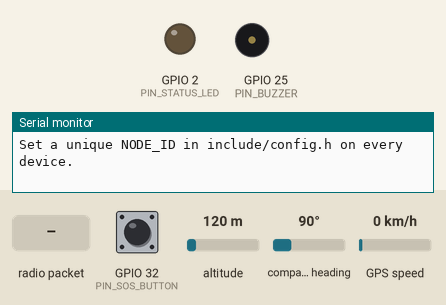
Bench run of a sketch on a simulated ESP32. Parts: output pins drawn as LEDs (lit = HIGH), buzzer (waves = sounding, pin HIGH), the last lines printed to the serial monitor. The inputs (shaded band) are chosen by the test bench; at power-on: GPIO 32 (PIN_SOS_BUTTON) HIGH, altitude 120 m, compass heading 90°, GPS speed 0 km/h. The GPS gets a fix after 3 s at 37.7749, -122.4194 with 8 satellites; no radio packets arrive unless stated; pins used as bus, display or sensor lines are not drawn.

Above: at 1.7 s.
1.8 s: GPIO 32 (PIN_SOS_BUTTON) pulled LOW for 0.15 s
At 1.96 s:
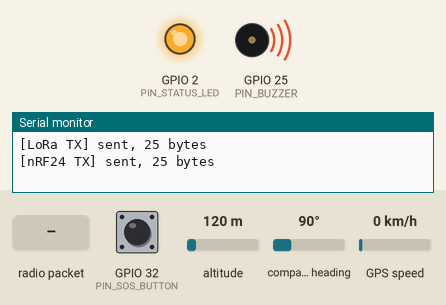
3.5 s: radio packet "s" arrives
Timing chart, 0 to 6.5 s (numbered marks = the images above; inputs shaded):
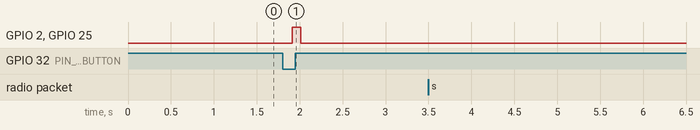

Measured:
- after the input at 1.8 s, GPIO 2 (PIN_STATUS_LED), GPIO 25 (PIN_BUZZER): LOW → HIGH after 0.11 s, → LOW 0.10 s later

The sketch:

Her-Beacon-ESP32-Arduino.ino
```cpp
/*
  HER BEACON - ESP32 DUAL RADIO EMERGENCY RESPONSE PROTOTYPE
  Board: ESP32 DevKit V1
  Radios: SX1278 / RA-02 LoRa 433 MHz + NRF24L01
  GPS: UART GPS module (e.g. NEO-6M)

  Libraries required (Arduino IDE Library Manager):
    - LoRa by Sandeep Mistry
    - RF24 by TMRh20
    - TinyGPSPlus by Mikal Hart

  Set a unique NODE_ID for each physical node before uploading.
  Verify all wiring and local radio regulations before transmitting.
  Prototype firmware; not safety-certified or field-validated.
*/

#include <Arduino.h>
#include <SPI.h>
#include <LoRa.h>
#include <RF24.h>
#include <TinyGPSPlus.h>

// ======================== CONFIGURATION ========================
#include <Arduino.h>

// -----------------------------------------------------------------------------
// CHANGE NODE_ID for EVERY physical device in the same network.
// Example: 0x0001 for the SOS unit, 0x0002 for a relay, 0x0003 for a gateway.
// All nodes run the same firmware and can originate or relay emergency packets.
// -----------------------------------------------------------------------------
#define NODE_ID 0x0001

// Radio configuration. All nodes in one network must use matching settings.
#define LORA_FREQUENCY_HZ 433E6
#define LORA_TX_POWER_DBM 17
#define LORA_SPREADING_FACTOR 7
#define LORA_SIGNAL_BANDWIDTH 125E3
#define LORA_CODING_RATE 5       // LoRa library value 5 means 4/5
#define LORA_SYNC_WORD 0x12

#define NRF24_CHANNEL 76         // 2.4 GHz channel; verify local regulations
#define NRF24_DATA_RATE RF24_250KBPS
#define NRF24_PA_LEVEL RF24_PA_LOW

// ESP32 DevKit V1 default example pin map.
// Verify the silkscreen and your actual wiring before powering the modules.
// LoRa SX1278 and NRF24L01 share the VSPI bus, but have separate chip-selects.
#define PIN_SPI_SCK   18
#define PIN_SPI_MISO  19
#define PIN_SPI_MOSI  23

#define PIN_LORA_CS   5
#define PIN_LORA_RST  14
#define PIN_LORA_DIO0 26

#define PIN_NRF_CE    4
#define PIN_NRF_CSN   27

// GPS module (e.g. NEO-6M) on ESP32 UART2.
#define PIN_GPS_RX    16  // ESP32 RX <- GPS TX
#define PIN_GPS_TX    17  // ESP32 TX -> GPS RX (optional for many GPS modules)
#define GPS_BAUD      9600

#define PIN_SOS_BUTTON 32    // Button from GPIO32 to GND; INPUT_PULLUP
#define PIN_STATUS_LED 2     // On-board LED on many ESP32 DevKit V1 boards
#define PIN_BUZZER     25    // Optional active buzzer; set -1 if not fitted

// Network behavior.
#define PACKET_TTL_INITIAL 5
#define DEDUP_CACHE_SIZE 32
#define SOS_BUTTON_DEBOUNCE_MS 50
#define GPS_FIX_MAX_AGE_MS 5000
#define STATUS_PRINT_INTERVAL_MS 3000
#define NRF24_PIPE_ADDRESS 0xA1A1A1A1A1LL

// ======================== PACKET FORMAT / CRC ========================
#include <Arduino.h>
#include <stdint.h>

static constexpr uint8_t HB_MAGIC = 0xB7;
static constexpr uint8_t HB_VERSION = 1;
static constexpr uint8_t FLAG_SOS = 0x01;
static constexpr uint8_t FLAG_GPS_VALID = 0x02;

// Kept below the nRF24L01 maximum payload size of 32 bytes.
struct __attribute__((packed)) BeaconPacket {
    uint8_t magic;
    uint8_t version;
    uint16_t messageId;
    uint16_t originNodeId;
    uint16_t senderNodeId;
    uint8_t hopCount;
    uint8_t ttl;
    uint8_t flags;
    int32_t latitudeE7;   // degrees * 10,000,000; INT32_MIN means unavailable
    int32_t longitudeE7;  // degrees * 10,000,000; INT32_MIN means unavailable
    uint32_t uptimeMs;    // origin device uptime, not UTC time
    uint16_t crc16;
};

static_assert(sizeof(BeaconPacket) <= 32, "Packet must fit in nRF24L01 payload");

inline uint16_t hbCrc16(const uint8_t* data, size_t length) {
    uint16_t crc = 0xFFFF;
    for (size_t i = 0; i < length; ++i) {
        crc ^= static_cast<uint16_t>(data[i]) << 8;
        for (uint8_t bit = 0; bit < 8; ++bit) {
            crc = (crc & 0x8000) ? (crc << 1) ^ 0x1021 : (crc << 1);
        }
    }
    return crc;
}

inline void sealPacket(BeaconPacket& packet) {
    packet.crc16 = 0;
    packet.crc16 = hbCrc16(
        reinterpret_cast<const uint8_t*>(&packet),
        sizeof(BeaconPacket) - sizeof(packet.crc16)
    );
}

inline bool validatePacket(const BeaconPacket& packet) {
    if (packet.magic != HB_MAGIC || packet.version != HB_VERSION) return false;
    const uint16_t expected = hbCrc16(
        reinterpret_cast<const uint8_t*>(&packet),
        sizeof(BeaconPacket) - sizeof(packet.crc16)
    );
    return expected == packet.crc16;
}

// ======================== APPLICATION ========================
#include <Arduino.h>
#include <SPI.h>
#include <LoRa.h>
#include <RF24.h>
#include <TinyGPSPlus.h>


#if PIN_BUZZER < 0
#define BUZZER_ENABLED 0
#else
#define BUZZER_ENABLED 1
#endif

HardwareSerial GPSSerial(2);
TinyGPSPlus gps;
RF24 nrf24(PIN_NRF_CE, PIN_NRF_CSN);

struct SeenMessage {
    uint16_t origin;
    uint16_t messageId;
    bool valid;
};

SeenMessage seenCache[DEDUP_CACHE_SIZE] = {};
size_t seenWriteIndex = 0;

uint16_t nextMessageId = 0;
uint32_t lastStatusPrint = 0;
uint32_t lastButtonChange = 0;
bool lastRawButton = HIGH;
bool stableButton = HIGH;

bool loraReady = false;
bool nrfReady = false;

bool alreadySeen(uint16_t origin, uint16_t messageId) {
    for (const auto& entry : seenCache) {
        if (entry.valid && entry.origin == origin && entry.messageId == messageId) {
            return true;
        }
    }
    return false;
}

void rememberMessage(uint16_t origin, uint16_t messageId) {
    seenCache[seenWriteIndex] = {origin, messageId, true};
    seenWriteIndex = (seenWriteIndex + 1) % DEDUP_CACHE_SIZE;
}

void signalEvent() {
    digitalWrite(PIN_STATUS_LED, HIGH);
#if BUZZER_ENABLED
    digitalWrite(PIN_BUZZER, HIGH);
#endif
    delay(100);
    digitalWrite(PIN_STATUS_LED, LOW);
#if BUZZER_ENABLED
    digitalWrite(PIN_BUZZER, LOW);
#endif
}

void printPacket(const BeaconPacket& packet, const char* medium) {
    Serial.println();
    Serial.println(F("========== HER BEACON PACKET =========="));
    Serial.printf("Medium       : %s\n", medium);
    Serial.printf("Origin node  : %u\n", packet.originNodeId);
    Serial.printf("Last sender  : %u\n", packet.senderNodeId);
    Serial.printf("Message ID   : %u\n", packet.messageId);
    Serial.printf("Hop count    : %u\n", packet.hopCount);
    Serial.printf("TTL remaining: %u\n", packet.ttl);
    Serial.printf("SOS          : %s\n", (packet.flags & FLAG_SOS) ? "YES" : "NO");
    if (packet.flags & FLAG_GPS_VALID) {
        Serial.printf("Latitude     : %.7f\n", packet.latitudeE7 / 10000000.0);
        Serial.printf("Longitude    : %.7f\n", packet.longitudeE7 / 10000000.0);
    } else {
        Serial.println(F("GPS          : No valid fix at origin"));
    }
    Serial.println(F("======================================="));
}

void transmitLoRa(const BeaconPacket& packet) {
    if (!loraReady) return;
    LoRa.beginPacket();
    LoRa.write(reinterpret_cast<const uint8_t*>(&packet), sizeof(packet));
    const int result = LoRa.endPacket();
    Serial.printf("[LoRa TX] %s, %u bytes\n", result == 1 ? "sent" : "failed",
                  static_cast<unsigned>(sizeof(packet)));
}

void transmitNrf24(const BeaconPacket& packet) {
    if (!nrfReady) return;
    nrf24.stopListening();
    const bool sent = nrf24.write(&packet, sizeof(packet), true); // no-ACK broadcast
    nrf24.startListening();
    Serial.printf("[nRF24 TX] %s, %u bytes\n", sent ? "sent" : "failed",
                  static_cast<unsigned>(sizeof(packet)));
}

void broadcastOnBothRadios(const BeaconPacket& packet) {
    // Sending on both interfaces allows a node to bridge the two radio networks.
    // Duplicate suppression and TTL limit repeated forwarding.
    transmitLoRa(packet);
    transmitNrf24(packet);
}

void attachCurrentGps(BeaconPacket& packet) {
    packet.latitudeE7 = INT32_MIN;
    packet.longitudeE7 = INT32_MIN;

    if (gps.location.isValid() && gps.location.age() <= GPS_FIX_MAX_AGE_MS) {
        packet.latitudeE7 = static_cast<int32_t>(gps.location.lat() * 10000000.0);
        packet.longitudeE7 = static_cast<int32_t>(gps.location.lng() * 10000000.0);
        packet.flags |= FLAG_GPS_VALID;
    }
}

void originateSos() {
    BeaconPacket packet = {};
    packet.magic = HB_MAGIC;
    packet.version = HB_VERSION;
    packet.messageId = ++nextMessageId;
    packet.originNodeId = NODE_ID;
    packet.senderNodeId = NODE_ID;
    packet.hopCount = 0;
    packet.ttl = PACKET_TTL_INITIAL;
    packet.flags = FLAG_SOS;
    packet.uptimeMs = millis();
    attachCurrentGps(packet);
    sealPacket(packet);

    rememberMessage(packet.originNodeId, packet.messageId);
    Serial.println(F("\n*** SOS CREATED ***"));
    if (!(packet.flags & FLAG_GPS_VALID)) {
        Serial.println(F("GPS fix unavailable; SOS will be sent without coordinates."));
    }
    broadcastOnBothRadios(packet);
    signalEvent();
}

void processReceivedPacket(BeaconPacket packet, const char* medium) {
    if (!validatePacket(packet)) {
        Serial.printf("[%s RX] Invalid packet / CRC rejected\n", medium);
        return;
    }

    if (alreadySeen(packet.originNodeId, packet.messageId)) {
        return; // suppress loops and duplicate reception over the second radio
    }

    rememberMessage(packet.originNodeId, packet.messageId);
    printPacket(packet, medium);
    signalEvent();

    if (packet.ttl == 0) {
        Serial.println(F("[MESH] TTL is zero; packet will not be forwarded."));
        return;
    }

    packet.ttl--;
    packet.hopCount++;
    packet.senderNodeId = NODE_ID;
    sealPacket(packet);

    Serial.println(F("[MESH] Forwarding packet on available radio interfaces."));
    broadcastOnBothRadios(packet);
}

void receiveLoRa() {
    if (!loraReady) return;
    const int packetSize = LoRa.parsePacket();
    if (packetSize <= 0) return;

    if (packetSize != static_cast<int>(sizeof(BeaconPacket))) {
        while (LoRa.available()) LoRa.read();
        Serial.printf("[LoRa RX] Unexpected packet length: %d\n", packetSize);
        return;
    }

    BeaconPacket packet = {};
    uint8_t* destination = reinterpret_cast<uint8_t*>(&packet);
    size_t index = 0;
    while (LoRa.available() && index < sizeof(packet)) {
        destination[index++] = static_cast<uint8_t>(LoRa.read());
    }
    if (index == sizeof(packet)) processReceivedPacket(packet, "LoRa");
}

void receiveNrf24() {
    if (!nrfReady || !nrf24.available()) return;
    BeaconPacket packet = {};
    nrf24.read(&packet, sizeof(packet));
    processReceivedPacket(packet, "nRF24");
}

void pollGps() {
    while (GPSSerial.available()) {
        gps.encode(GPSSerial.read());
    }
}

void pollSosButton() {
    const bool raw = digitalRead(PIN_SOS_BUTTON);
    if (raw != lastRawButton) {
        lastButtonChange = millis();
        lastRawButton = raw;
    }

    if ((millis() - lastButtonChange) >= SOS_BUTTON_DEBOUNCE_MS &&
        raw != stableButton) {
        stableButton = raw;
        if (stableButton == LOW) originateSos();
    }
}

void printStatus() {
    if (millis() - lastStatusPrint < STATUS_PRINT_INTERVAL_MS) return;
    lastStatusPrint = millis();

    Serial.printf("[STATUS] Node=%u | LoRa=%s | nRF24=%s | GPS=%s",
                  NODE_ID,
                  loraReady ? "ready" : "offline",
                  nrfReady ? "ready" : "offline",
                  gps.location.isValid() ? "fix" : "no-fix");
    if (gps.location.isValid()) {
        Serial.printf(" | %.6f, %.6f",
                      gps.location.lat(), gps.location.lng());
    }
    Serial.println();
}

void setupLoRa() {
    LoRa.setPins(PIN_LORA_CS, PIN_LORA_RST, PIN_LORA_DIO0);
    if (!LoRa.begin(LORA_FREQUENCY_HZ)) {
        Serial.println(F("[LoRa] Initialization failed. Check wiring/power."));
        return;
    }

    LoRa.setTxPower(LORA_TX_POWER_DBM);
    LoRa.setSpreadingFactor(LORA_SPREADING_FACTOR);
    LoRa.setSignalBandwidth(LORA_SIGNAL_BANDWIDTH);
    LoRa.setCodingRate4(LORA_CODING_RATE);
    LoRa.setSyncWord(LORA_SYNC_WORD);
    LoRa.enableCrc();
    loraReady = true;
    Serial.println(F("[LoRa] SX1278 initialized at configured frequency."));
}

void setupNrf24() {
    if (!nrf24.begin()) {
        Serial.println(F("[nRF24] Initialization failed. Check wiring and 3.3V supply."));
        return;
    }

    nrf24.setChannel(NRF24_CHANNEL);
    nrf24.setDataRate(NRF24_DATA_RATE);
    nrf24.setPALevel(NRF24_PA_LEVEL);
    nrf24.setAutoAck(false);
    nrf24.setRetries(0, 0);
    nrf24.setPayloadSize(sizeof(BeaconPacket));
    nrf24.openWritingPipe(NRF24_PIPE_ADDRESS);
    nrf24.openReadingPipe(1, NRF24_PIPE_ADDRESS);
    nrf24.startListening();
    nrfReady = true;
    Serial.println(F("[nRF24] Initialized for no-ACK broadcast reception."));
}

void setup() {
    Serial.begin(115200);
    delay(500);
    Serial.println();
    Serial.println(F("======================================"));
    Serial.println(F(" HER BEACON - DUAL RADIO MESH NODE"));
    Serial.printf(" Node ID: %u\n", NODE_ID);
    Serial.println(F("======================================"));

    pinMode(PIN_STATUS_LED, OUTPUT);
    digitalWrite(PIN_STATUS_LED, LOW);
#if BUZZER_ENABLED
    pinMode(PIN_BUZZER, OUTPUT);
    digitalWrite(PIN_BUZZER, LOW);
#endif
    pinMode(PIN_SOS_BUTTON, INPUT_PULLUP);

    // Deselect both SPI peripherals before initializing the shared SPI bus.
    pinMode(PIN_LORA_CS, OUTPUT);
    pinMode(PIN_NRF_CSN, OUTPUT);
    digitalWrite(PIN_LORA_CS, HIGH);
    digitalWrite(PIN_NRF_CSN, HIGH);
    SPI.begin(PIN_SPI_SCK, PIN_SPI_MISO, PIN_SPI_MOSI);

    GPSSerial.begin(GPS_BAUD, SERIAL_8N1, PIN_GPS_RX, PIN_GPS_TX);

    setupLoRa();
    setupNrf24();

    Serial.println(F("Ready. Press SOS button or send 's' in Serial Monitor."));
    Serial.println(F("Set a unique NODE_ID in include/config.h on every device."));
}

void loop() {
    pollGps();
    pollSosButton();
    receiveLoRa();
    receiveNrf24();

    if (Serial.available()) {
        const char command = static_cast<char>(Serial.read());
        if (command == 's' || command == 'S') originateSos();
    }

    printStatus();
}
```
